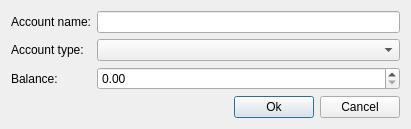
<?xml version="1.0" encoding="UTF-8"?>
<ui version="4.0">
 <class>EditAccount</class>
 <widget class="QDialog" name="EditAccount">
  <property name="geometry">
   <rect>
    <x>0</x>
    <y>0</y>
    <width>411</width>
    <height>114</height>
   </rect>
  </property>
  <property name="windowTitle">
   <string>Account</string>
  </property>
  <layout class="QVBoxLayout" name="verticalLayout">
   <item>
    <layout class="QGridLayout" name="gridLayout">
     <item row="1" column="1">
      <widget class="AccountTypeComboBox" name="typeBox"/>
     </item>
     <item row="0" column="0">
      <widget class="QLabel" name="label">
       <property name="text">
        <string>Account name:</string>
       </property>
      </widget>
     </item>
     <item row="1" column="0">
      <widget class="QLabel" name="label_2">
       <property name="text">
        <string>Account type:</string>
       </property>
      </widget>
     </item>
     <item row="0" column="1">
      <widget class="QLineEdit" name="nameEdit"/>
     </item>
     <item row="2" column="0">
      <widget class="QLabel" name="label_3">
       <property name="text">
        <string>Balance:</string>
       </property>
      </widget>
     </item>
     <item row="2" column="1">
      <widget class="QDoubleSpinBox" name="balanceSpinBox"/>
     </item>
    </layout>
   </item>
   <item>
    <layout class="QHBoxLayout" name="horizontalLayout">
     <item>
      <spacer name="horizontalSpacer">
       <property name="orientation">
        <enum>Qt::Horizontal</enum>
       </property>
       <property name="sizeHint" stdset="0">
        <size>
         <width>40</width>
         <height>20</height>
        </size>
       </property>
      </spacer>
     </item>
     <item>
      <widget class="QPushButton" name="okButton">
       <property name="text">
        <string>Ok</string>
       </property>
      </widget>
     </item>
     <item>
      <widget class="QPushButton" name="cancelButton">
       <property name="text">
        <string>Cancel</string>
       </property>
      </widget>
     </item>
    </layout>
   </item>
  </layout>
 </widget>
 <customwidgets>
  <customwidget>
   <class>AccountTypeComboBox</class>
   <extends>QComboBox</extends>
   <header location="global">accounttypecombobox.h</header>
  </customwidget>
 </customwidgets>
 <tabstops>
  <tabstop>nameEdit</tabstop>
  <tabstop>typeBox</tabstop>
  <tabstop>balanceSpinBox</tabstop>
  <tabstop>okButton</tabstop>
  <tabstop>cancelButton</tabstop>
 </tabstops>
 <resources/>
 <connections/>
</ui>
